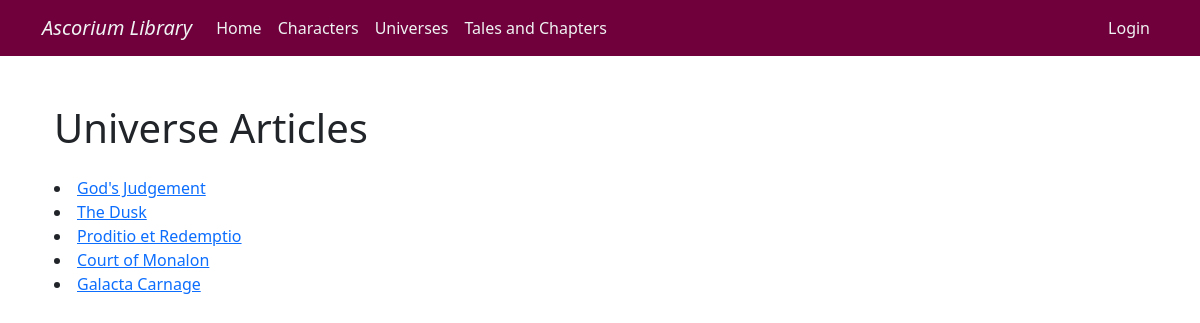
The app's page /UniverseArticles/ with its own data.
### Story_Database/models.py (models this page shows, shortened)
class UniverseDatabase(models.Model):   #Universe Database
    Name=models.CharField(max_length=64)
    UniverseAuthor=models.CharField(max_length=64, null=True)   #can be left empty, since multiple authors for a Universe could exist since they can be large projects of work
    UniverseNumber=models.PositiveIntegerField(unique=True)     #primary key using unique=True
    UniverseDescription=models.TextField() #textfield for the description that can vary in size depending on how creative the user is

### Story_Database/views.py (the view)
# urls.py: path('UniverseArticles/', views.UniverseArticles, name='UniverseArticles'),
def UniverseArticles(request):
       Universes=UniverseDatabase.objects.order_by("UniverseNumber") #create Universes which is the model of UniverseDatabase but orders it based on Universe Number
       context = {"Universes":Universes} #create context for teh dictionary for html file
       return render(request, "UniverseArticles.html", context) #render the html file and send the context

### Story_Database/templates/UniverseArticles.html (shortened to what this page needs)
{% extends "base.html" %}
{% block content %}
<div class="container mt-5">
    <h1 class="mb-4">Universe Articles</h1>
    {% for universe in Universes %}
    <li>
        <a href="{% url 'UniversePage' universe.UniverseNumber %}">{{ universe.Name }}</a>
    </li>
{% endfor %}
</div>
{% endblock %}

### records on screen
UniverseDatabase: Name "God's Judgement"
UniverseDatabase: Name "The Dusk"
UniverseDatabase: Name "Proditio et Redemptio"
UniverseDatabase: Name "Court of Monalon"
UniverseDatabase: Name "Galacta Carnage"
